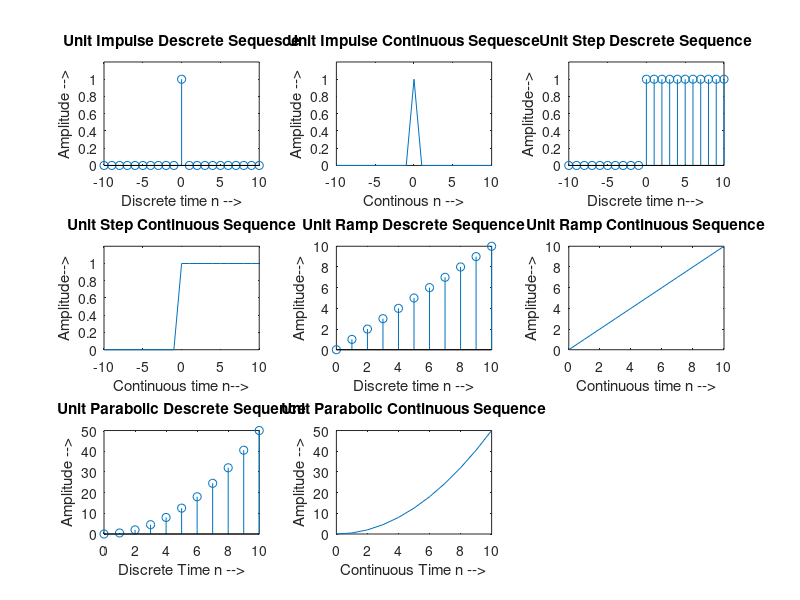

Write MATLAB code to recreate this figure.
clc;
close all;
clear all;


%Unit Impulse Descrete sequence

n=-10:1:10;
impulse = [zeros(1,10),ones(1,1),zeros(1,10)];
subplot(3,3,1);
stem(n,impulse);
xlabel('Discrete time n -->');
ylabel('Amplitude -->');
title('Unit Impulse Descrete Sequesce');

axis([-10 10 0 1.2]);

%Unit Impulse Continuous sequence

n=-10:1:10;
impulse = [zeros(1,10),ones(1,1),zeros(1,10)];
subplot(3,3,2);
plot(n,impulse);
xlabel('Continous n -->');
ylabel('Amplitude -->');
title('Unit Impulse Continuous Sequesce');

axis([-10 10 0 1.2]);





%Unit Step Descrete Sequence

n=-10:1:10;
step=[zeros(1,10),ones(1,11)];
% figure;
subplot(3,3,3);
stem(n,step);
xlabel('Discrete time n-->');
ylabel('Amplitude-->');
title('Unit Step Descrete Sequence');
axis([-10 10 0 1.2]);


%Unit Step Continuous Sequence

n=-10:1:10;
step=[zeros(1,10),ones(1,11)];
% figure;
subplot(3,3,4);
plot(n,step);
xlabel('Continuous time n-->');
ylabel('Amplitude-->');
title('Unit Step Continuous Sequence');
axis([-10 10 0 1.2]);


%Unit Ramp Descrete Sequence

n=0:1:10;
ramp=n;
subplot(3,3,5);
stem(n,ramp);
xlabel('Discrete time n -->');
ylabel('Amplitude-->');
title('Unit Ramp Descrete Sequence');

%Unit Ramp Continuous Sequence

n=0:1:10;
ramp=n;
subplot(3,3,6);
plot(n,ramp);
xlabel('Continuous time n -->');
ylabel('Amplitude-->');
title('Unit Ramp Continuous Sequence');

%Unit Parabola Descrete Sequence

n= 0:1:10;
parabola= 0.5*(n.^2);
subplot(3,3,7);
stem(n,parabola);
xlabel('Discrete Time n -->');
ylabel('Amplitude -->');
title('Unit Parabolic Descrete Sequence');


%Unit Parabola Continuous Sequence

n= 0:1:10;
parabola= 0.5*(n.^2);
subplot(3,3,8);
plot(n,parabola);
xlabel('Continuous Time n -->');
ylabel('Amplitude -->');
title('Unit Parabolic Continuous Sequence');
